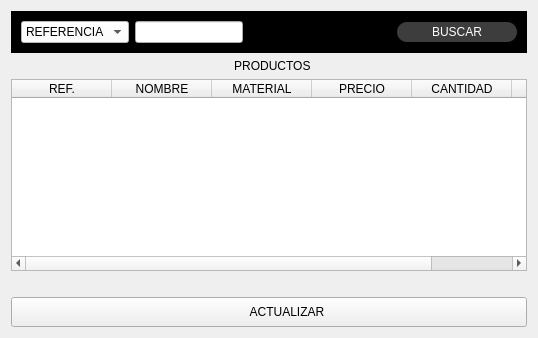
               <widget class="QWidget" name="inventory_pag">
                <layout class="QVBoxLayout" name="verticalLayout">
                 <item>
                  <widget class="QFrame" name="frame_2">
                   <property name="styleSheet">
                    <string notr="true">QPushButton{
background-color:rgb(61,61,61);
border-radius: 15px;
color:rgb(255,255,255);
font:77 10pt &quot;Arial Black&quot;;
}
QPushButton:hover{
background-color: rgb(32, 80, 255);
border-radius: 15px;
color:rgb(0,0,0);
font: 77 10pt &quot;Arial Black&quot;;
}
QFrame{
background-color: rgb(0, 0, 0);
}</string>
                   </property>
                   <property name="frameShape">
                    <enum>QFrame::StyledPanel</enum>
                   </property>
                   <property name="frameShadow">
                    <enum>QFrame::Raised</enum>
                   </property>
                   <layout class="QHBoxLayout" name="horizontalLayout_9">
                    <item>
                     <widget class="QComboBox" name="combo_inv">
                      <property name="styleSheet">
                       <string notr="true">background-color: rgb(255, 255, 255);
font: 10pt &quot;Arial Black&quot;;</string>
                      </property>
                      <item>
                       <property name="text">
                        <string>REFERENCIA</string>
                       </property>
                      </item>
                      <item>
                       <property name="text">
                        <string>NOMBRE</string>
                       </property>
                      </item>
                      <item>
                       <property name="text">
                        <string>MATERIAL</string>
                       </property>
                      </item>
                      <item>
                       <property name="text">
                        <string>GRUPO</string>
                       </property>
                      </item>
                      <item>
                       <property name="text">
                        <string>PRECIO</string>
                       </property>
                      </item>
                     </widget>
                    </item>
                    <item>
                     <widget class="QLineEdit" name="combo_line_inv"/>
                    </item>
                    <item>
                     <spacer name="horizontalSpacer_8">
                      <property name="orientation">
                       <enum>Qt::Horizontal</enum>
                      </property>
                      <property name="sizeHint" stdset="0">
                       <size>
                        <width>148</width>
                        <height>20</height>
                       </size>
                      </property>
                     </spacer>
                    </item>
                    <item>
                     <widget class="QPushButton" name="search_inv">
                      <property name="minimumSize">
                       <size>
                        <width>120</width>
                        <height>20</height>
                       </size>
                      </property>
                      <property name="styleSheet">
                       <string notr="true">border-radius:10px;</string>
                      </property>
                      <property name="text">
                       <string>BUSCAR</string>
                      </property>
                      <property name="icon">
                       <iconset>
                        <normaloff>Imagenes/preferencessystemsearch_94404 (1).png</normaloff>Imagenes/preferencessystemsearch_94404 (1).png</iconset>
                      </property>
                      <property name="iconSize">
                       <size>
                        <width>25</width>
                        <height>25</height>
                       </size>
                      </property>
                     </widget>
                    </item>
                   </layout>
                  </widget>
                 </item>
                 <item>
                  <widget class="QLabel" name="tit_product">
                   <property name="text">
                    <string>  PRODUCTOS</string>
                   </property>
                   <property name="alignment">
                    <set>Qt::AlignCenter</set>
                   </property>
                  </widget>
                 </item>
                 <item>
                  <widget class="QTableWidget" name="prodc_table">
                   <column>
                    <property name="text">
                     <string>REF.</string>
                    </property>
                   </column>
                   <column>
                    <property name="text">
                     <string>NOMBRE</string>
                    </property>
                   </column>
                   <column>
                    <property name="text">
                     <string>MATERIAL</string>
                    </property>
                   </column>
                   <column>
                    <property name="text">
                     <string>PRECIO</string>
                    </property>
                   </column>
                   <column>
                    <property name="text">
                     <string>CANTIDAD</string>
                    </property>
                   </column>
                   <column>
                    <property name="text">
                     <string>GRUPO</string>
                    </property>
                   </column>
                  </widget>
                 </item>
                 <item>
                  <spacer name="horizontalSpacer_2">
                   <property name="orientation">
                    <enum>Qt::Horizontal</enum>
                   </property>
                   <property name="sizeHint" stdset="0">
                    <size>
                     <width>499</width>
                     <height>20</height>
                    </size>
                   </property>
                  </spacer>
                 </item>
                 <item>
                  <widget class="QPushButton" name="refresh_bt">
                   <property name="minimumSize">
                    <size>
                     <width>120</width>
                     <height>30</height>
                    </size>
                   </property>
                   <property name="text">
                    <string>           ACTUALIZAR</string>
                   </property>
                   <property name="icon">
                    <iconset>
                     <normaloff>Imagenes/vcsupdaterequired_93493.png</normaloff>Imagenes/vcsupdaterequired_93493.png</iconset>
                   </property>
                   <property name="iconSize">
                    <size>
                     <width>38</width>
                     <height>38</height>
                    </size>
                   </property>
                  </widget>
                 </item>
                </layout>
               </widget>
